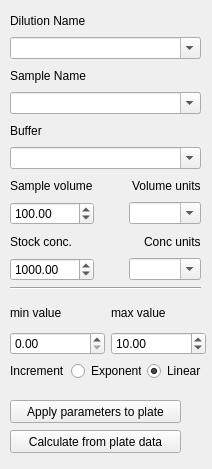
<?xml version="1.0" encoding="UTF-8"?>
<ui version="4.0">
 <class>DilutionDefiner</class>
 <widget class="QWidget" name="DilutionDefiner">
  <property name="geometry">
   <rect>
    <x>0</x>
    <y>0</y>
    <width>212</width>
    <height>469</height>
   </rect>
  </property>
  <property name="SelectionWidgetTitle" stdset="0">
   <string>Form</string>
  </property>
  <widget class="QPushButton" name="applyButton">
   <property name="geometry">
    <rect>
     <x>10</x>
     <y>400</y>
     <width>171</width>
     <height>23</height>
    </rect>
   </property>
   <property name="text">
    <string>Apply parameters to plate</string>
   </property>
  </widget>
  <widget class="QWidget" name="layoutWidget">
   <property name="geometry">
    <rect>
     <x>10</x>
     <y>10</y>
     <width>191</width>
     <height>271</height>
    </rect>
   </property>
   <layout class="QVBoxLayout" name="verticalLayout_2">
    <item>
     <widget class="QLabel" name="label_4">
      <property name="text">
       <string>Dilution Name</string>
      </property>
     </widget>
    </item>
    <item>
     <widget class="QComboBox" name="dilutionNameCombo">
      <property name="editable">
       <bool>true</bool>
      </property>
     </widget>
    </item>
    <item>
     <widget class="QLabel" name="label_5">
      <property name="text">
       <string>Sample Name</string>
      </property>
     </widget>
    </item>
    <item>
     <widget class="QComboBox" name="sampleNameCombo">
      <property name="editable">
       <bool>true</bool>
      </property>
     </widget>
    </item>
    <item>
     <widget class="QLabel" name="label_6">
      <property name="text">
       <string>Buffer</string>
      </property>
     </widget>
    </item>
    <item>
     <widget class="QComboBox" name="bufferNameCombo">
      <property name="editable">
       <bool>true</bool>
      </property>
     </widget>
    </item>
    <item>
     <layout class="QHBoxLayout" name="horizontalLayout_3">
      <item>
       <widget class="QLabel" name="label_7">
        <property name="sizePolicy">
         <sizepolicy hsizetype="Fixed" vsizetype="Preferred">
          <horstretch>0</horstretch>
          <verstretch>0</verstretch>
         </sizepolicy>
        </property>
        <property name="text">
         <string>Sample volume</string>
        </property>
       </widget>
      </item>
      <item>
       <spacer name="horizontalSpacer_4">
        <property name="orientation">
         <enum>Qt::Horizontal</enum>
        </property>
        <property name="sizeHint" stdset="0">
         <size>
          <width>40</width>
          <height>20</height>
         </size>
        </property>
       </spacer>
      </item>
      <item>
       <widget class="QLabel" name="label_9">
        <property name="text">
         <string>Volume units</string>
        </property>
       </widget>
      </item>
     </layout>
    </item>
    <item>
     <layout class="QHBoxLayout" name="horizontalLayout">
      <item>
       <widget class="QDoubleSpinBox" name="totalVolumeSpin">
        <property name="sizePolicy">
         <sizepolicy hsizetype="Fixed" vsizetype="Fixed">
          <horstretch>0</horstretch>
          <verstretch>0</verstretch>
         </sizepolicy>
        </property>
        <property name="decimals">
         <number>2</number>
        </property>
        <property name="maximum">
         <double>999999.000000000000000</double>
        </property>
        <property name="value">
         <double>100.000000000000000</double>
        </property>
       </widget>
      </item>
      <item>
       <spacer name="horizontalSpacer_2">
        <property name="orientation">
         <enum>Qt::Horizontal</enum>
        </property>
        <property name="sizeHint" stdset="0">
         <size>
          <width>40</width>
          <height>20</height>
         </size>
        </property>
       </spacer>
      </item>
      <item>
       <widget class="QComboBox" name="unitsVolCombo">
        <property name="sizePolicy">
         <sizepolicy hsizetype="Fixed" vsizetype="Fixed">
          <horstretch>0</horstretch>
          <verstretch>0</verstretch>
         </sizepolicy>
        </property>
        <property name="editable">
         <bool>true</bool>
        </property>
       </widget>
      </item>
     </layout>
    </item>
    <item>
     <layout class="QHBoxLayout" name="horizontalLayout_4">
      <item>
       <widget class="QLabel" name="label_8">
        <property name="sizePolicy">
         <sizepolicy hsizetype="Fixed" vsizetype="Preferred">
          <horstretch>0</horstretch>
          <verstretch>0</verstretch>
         </sizepolicy>
        </property>
        <property name="text">
         <string>Stock conc.</string>
        </property>
       </widget>
      </item>
      <item>
       <spacer name="horizontalSpacer_3">
        <property name="orientation">
         <enum>Qt::Horizontal</enum>
        </property>
        <property name="sizeHint" stdset="0">
         <size>
          <width>40</width>
          <height>20</height>
         </size>
        </property>
       </spacer>
      </item>
      <item>
       <widget class="QLabel" name="label_10">
        <property name="sizePolicy">
         <sizepolicy hsizetype="Fixed" vsizetype="Preferred">
          <horstretch>0</horstretch>
          <verstretch>0</verstretch>
         </sizepolicy>
        </property>
        <property name="text">
         <string>Conc units</string>
        </property>
       </widget>
      </item>
     </layout>
    </item>
    <item>
     <layout class="QHBoxLayout" name="horizontalLayout_2">
      <item>
       <widget class="QDoubleSpinBox" name="quantitySpin">
        <property name="sizePolicy">
         <sizepolicy hsizetype="Fixed" vsizetype="Fixed">
          <horstretch>0</horstretch>
          <verstretch>0</verstretch>
         </sizepolicy>
        </property>
        <property name="decimals">
         <number>2</number>
        </property>
        <property name="maximum">
         <double>999999.000000000000000</double>
        </property>
        <property name="value">
         <double>1000.000000000000000</double>
        </property>
       </widget>
      </item>
      <item>
       <spacer name="horizontalSpacer">
        <property name="orientation">
         <enum>Qt::Horizontal</enum>
        </property>
        <property name="sizeHint" stdset="0">
         <size>
          <width>40</width>
          <height>20</height>
         </size>
        </property>
       </spacer>
      </item>
      <item>
       <widget class="QComboBox" name="unitsConcCombo">
        <property name="sizePolicy">
         <sizepolicy hsizetype="Fixed" vsizetype="Fixed">
          <horstretch>0</horstretch>
          <verstretch>0</verstretch>
         </sizepolicy>
        </property>
        <property name="editable">
         <bool>true</bool>
        </property>
       </widget>
      </item>
     </layout>
    </item>
   </layout>
  </widget>
  <widget class="QPushButton" name="calculateButton">
   <property name="geometry">
    <rect>
     <x>10</x>
     <y>430</y>
     <width>171</width>
     <height>23</height>
    </rect>
   </property>
   <property name="text">
    <string>Calculate from plate data</string>
   </property>
  </widget>
  <widget class="QWidget" name="verticalLayoutWidget">
   <property name="geometry">
    <rect>
     <x>10</x>
     <y>300</y>
     <width>196</width>
     <height>81</height>
    </rect>
   </property>
   <layout class="QVBoxLayout" name="verticalLayout_3">
    <item>
     <layout class="QHBoxLayout" name="horizontalLayout_5">
      <item>
       <layout class="QHBoxLayout" name="horizontalLayout_6">
        <item>
         <layout class="QVBoxLayout" name="verticalLayout_4">
          <item>
           <widget class="QLabel" name="label">
            <property name="text">
             <string>min value</string>
            </property>
           </widget>
          </item>
          <item>
           <widget class="QDoubleSpinBox" name="minValueSpin">
            <property name="maximum">
             <double>999999.000000000000000</double>
            </property>
           </widget>
          </item>
         </layout>
        </item>
        <item>
         <layout class="QVBoxLayout" name="verticalLayout_5">
          <item>
           <widget class="QLabel" name="label_2">
            <property name="text">
             <string>max value</string>
            </property>
           </widget>
          </item>
          <item>
           <widget class="QDoubleSpinBox" name="maxValueSpin">
            <property name="maximum">
             <double>999999.000000000000000</double>
            </property>
            <property name="value">
             <double>10.000000000000000</double>
            </property>
           </widget>
          </item>
         </layout>
        </item>
       </layout>
      </item>
     </layout>
    </item>
    <item>
     <layout class="QHBoxLayout" name="horizontalLayout_7">
      <item>
       <widget class="QLabel" name="label_11">
        <property name="text">
         <string>Increment</string>
        </property>
       </widget>
      </item>
      <item>
       <widget class="QRadioButton" name="radioLog">
        <property name="text">
         <string>Exponential</string>
        </property>
       </widget>
      </item>
      <item>
       <widget class="QRadioButton" name="radioLinear">
        <property name="text">
         <string>Linear</string>
        </property>
        <property name="checked">
         <bool>true</bool>
        </property>
       </widget>
      </item>
     </layout>
    </item>
   </layout>
  </widget>
  <widget class="Line" name="line">
   <property name="geometry">
    <rect>
     <x>10</x>
     <y>280</y>
     <width>191</width>
     <height>16</height>
    </rect>
   </property>
   <property name="orientation">
    <enum>Qt::Horizontal</enum>
   </property>
  </widget>
 </widget>
 <resources/>
 <connections/>
</ui>
